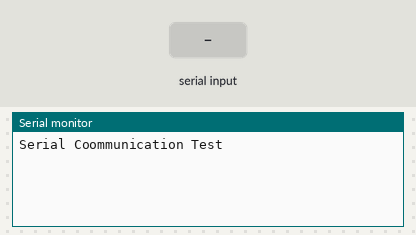
The sketch below on a simulated Arduino Uno, built with avr-gcc and run on an emulated ATmega328P. Shown: the last lines printed to the serial monitor. Inputs (shaded band) come from the test bench.

Above: at 1.2 s.
1.3 s: byte 30 received over Serial
At 1.9 s:
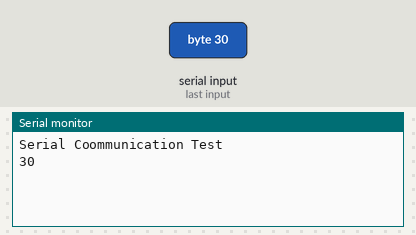
2.8 s: byte 90 received over Serial
At 4.0 s:
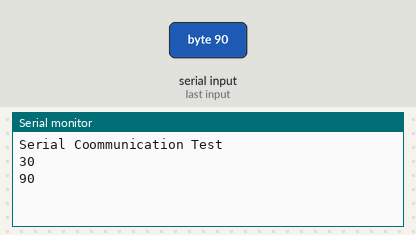
4.3 s: byte 120 received over Serial
At 5.4 s:
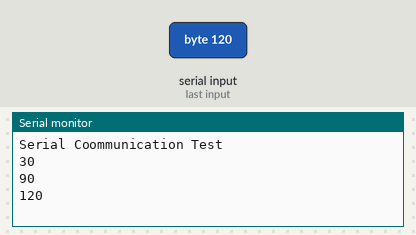

The sketch:

Project-Test.ino
```cpp
void setup()
{
  Serial.begin(38400);
  Serial.println("Serial Coommunication Test");
}

void loop()
{
 if(Serial.available())
 {
  int var = Serial.read();
  Serial.println(var);
 }
}
```

Measured:
- after the input at 1.3 s, the serial monitor: prints a new line at once (image 1)
- after the input at 2.8 s, the serial monitor: prints a new line at once (image 2)
- after the input at 4.3 s, the serial monitor: prints a new line at once (image 3)
